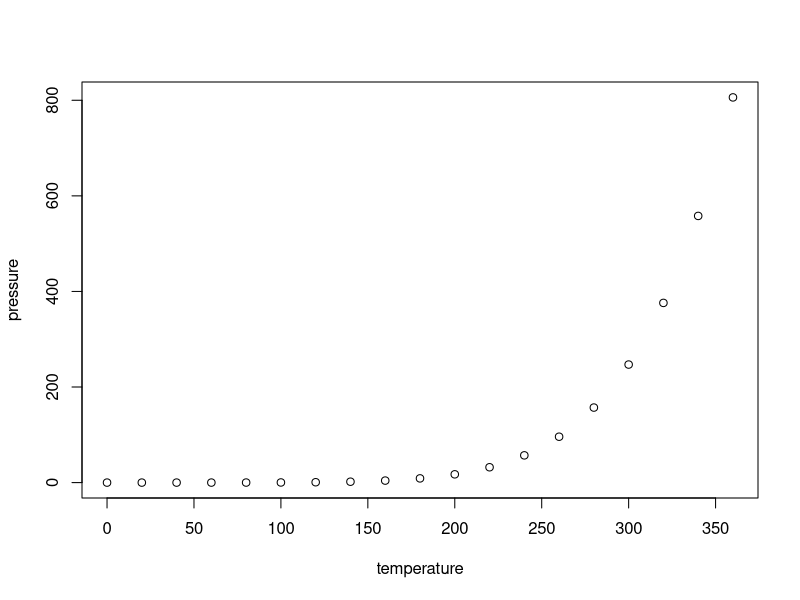
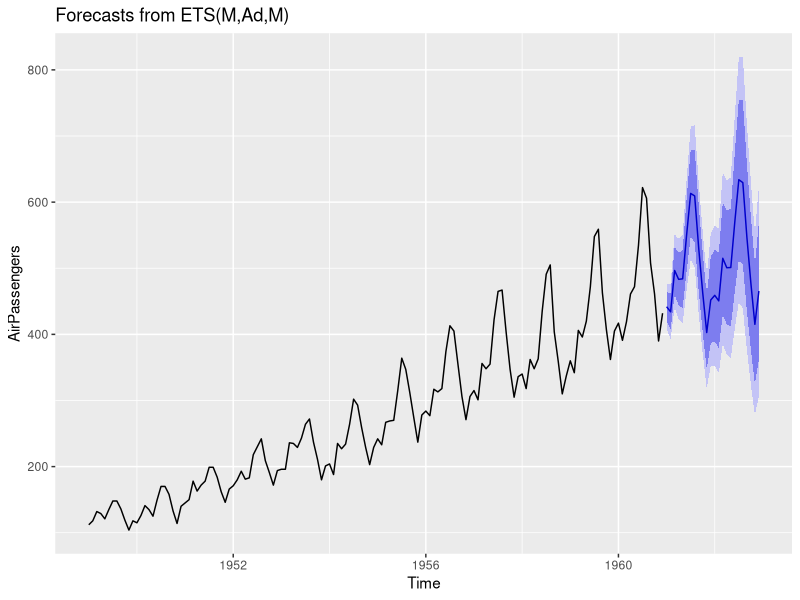

These figures' R source, in order:
## ---- chunk 1
library(forecast)
## ---- chunk 2
knitr::opts_chunk$set(echo = TRUE)
## ---- chunk 3
summary(cars)
## ---- chunk 4
plot(pressure)

forecast::autoplot(forecast(AirPassengers))

